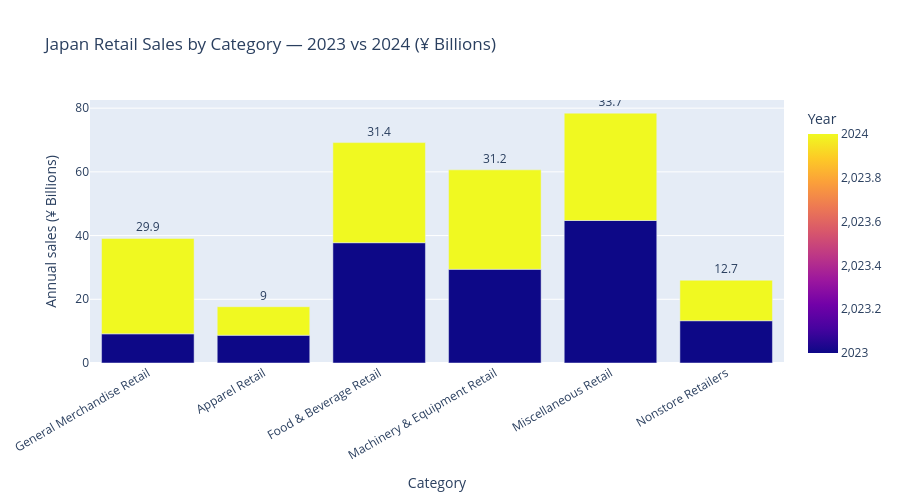

This figure's notebook cell:
### Code cell
# Focus on retail trade sub-categories, annual sales total
retail_cats = retail_clean[
    (retail_clean["tab_name"] == "Annual Sales (Retail)") &
    (retail_clean["industry_code"].isin(
        ["0207","0208","0209","0210","0211","0212"]
    ))
].copy()

retail_cats["value_bn"] = (retail_cats["value"] / 1_000_000).round(2)

fig4 = px.bar(
    retail_cats,
    x="industry_name",
    y="value_bn",
    color="year",
    barmode="group",
    text=retail_cats["value_bn"].round(1),
    title="Japan Retail Sales by Category — 2023 vs 2024 (¥ Billions)",
    labels={"value_bn":      "Annual sales (¥ Billions)",
            "industry_name": "Category",
            "year":          "Year"},
    color_discrete_map={2023: "#6baed6", 2024: "#08519c"}
)
fig4.update_traces(textposition="outside")
fig4.update_layout(
    height=500,
    xaxis_tickangle=-30,
    legend=dict(orientation="h", y=1.1)
)
fig4.show()

### Figure 1 — Plotly figure (JSON) as saved in the notebook; plotly's stock layout.template omitted (floating-point values rounded to 4 significant figures)
{"data": [{"alignmentgroup": "True", "hovertemplate": "Category=%{x}<br>Annual sales (¥ Billions)=%{y}<br>text=%{text}<br>Year=%{marker.color}<extra></extra>", "legendgroup": "", "marker": {"color": [2023, 2023, 2023, 2023, 2023, 2023, 2024, 2024, 2024, 2024, 2024, 2024], "coloraxis": "coloraxis", "pattern": {"shape": ""}}, "name": "", "offsetgroup": "", "orientation": "v", "showlegend": false, "text": [9.2, 8.7, 37.8, 29.4, 44.7, 13.3, 29.9, 9.0, 31.4, 31.2, 33.7, 12.7], "textposition": "outside", "type": "bar", "x": ["General Merchandise Retail", "Apparel Retail", "Food & Beverage Retail", "Machinery & Equipment Retail", "Miscellaneous Retail", "Nonstore Retailers", "General Merchandise Retail", "Apparel Retail", "Food & Beverage Retail", "Machinery & Equipment Retail", "Miscellaneous Retail", "Nonstore Retailers"], "xaxis": "x", "y": [9.16, 8.71, 37.76, 29.41, 44.73, 13.27, 29.94, 8.96, 31.42, 31.22, 33.7, 12.72], "yaxis": "y"}], "layout": {"barmode": "group", "coloraxis": {"colorbar": {"title": {"text": "Year"}}, "colorscale": [[0, "#0d0887"], [0.1111, "#46039f"], [0.2222, "#7201a8"], [0.3333, "#9c179e"], [0.4444, "#bd3786"], [0.5556, "#d8576b"], [0.6667, "#ed7953"], [0.7778, "#fb9f3a"], [0.8889, "#fdca26"], [1, "#f0f921"]]}, "height": 500, "legend": {"orientation": "h", "tracegroupgap": 0, "y": 1.1}, "title": {"text": "Japan Retail Sales by Category — 2023 vs 2024 (¥ Billions)"}, "xaxis": {"anchor": "y", "domain": [0, 1], "tickangle": -30, "title": {"text": "Category"}}, "yaxis": {"anchor": "x", "domain": [0, 1], "title": {"text": "Annual sales (¥ Billions)"}}}}
